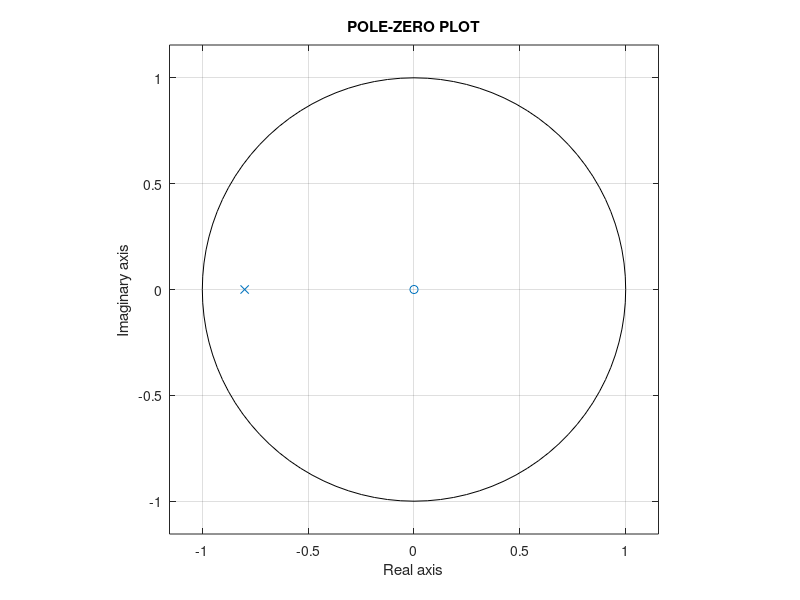

MATLAB code for this plot:
b=[1];
p=0.8;
a=[1,p];
figure();
zplane(b,a);
grid on;
title("POLE-ZERO PLOT");
xlabel("Real axis");
ylabel("Imaginary axis");
